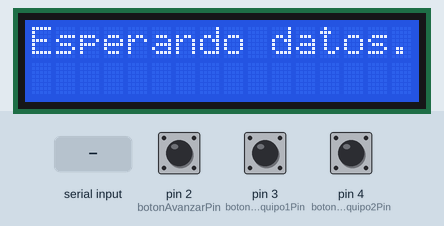
A sketch run on a simulated Arduino Uno, built with avr-gcc and run on an emulated ATmega328P. On the bench: 16×2 character LCD. Inputs (shaded band) come from the test bench; at power-on: pin 2 (botonAvanzarPin) HIGH, pin 3 (botonGolEquipo1Pin) HIGH, pin 4 (botonGolEquipo2Pin) HIGH. What the sketch prints to the serial monitor is not drawn.

Above: at 1.2 s.
1.3 s: pin 2 (botonAvanzarPin) pulled LOW for 0.15 s
At 1.9 s:
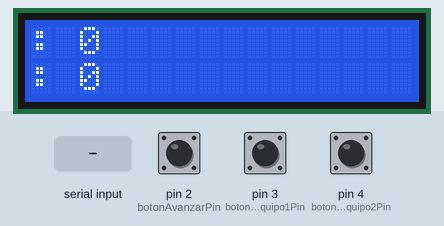
2.9 s: pin 3 (botonGolEquipo1Pin) pulled LOW for 0.15 s
At 4.1 s:
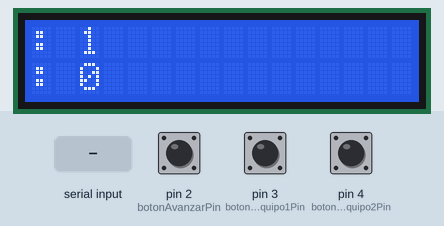
4.5 s: pin 4 (botonGolEquipo2Pin) pulled LOW for 0.15 s
At 5.6 s:
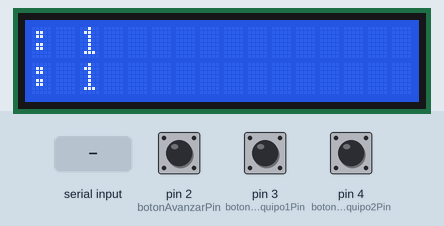
6.1 s: pin 3 (botonGolEquipo1Pin) pulled LOW for 1 s
At 6.8 s:
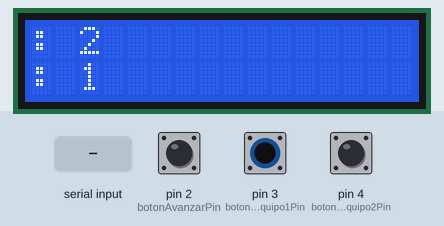
8.6 s: pin 4 (botonGolEquipo2Pin) pulled LOW for 1 s
At 9.9 s:
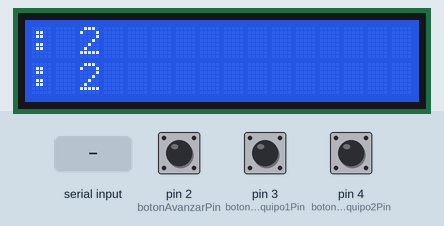
11.1 s: "partidos:\n" received over Serial
At 11.5 s:
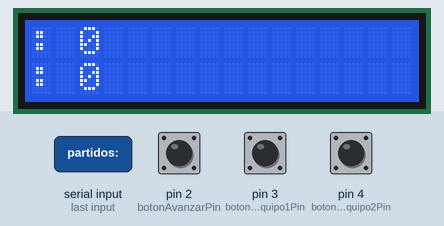
Timing chart, 0 to 13.6 s (numbered marks = the images above; inputs shaded):
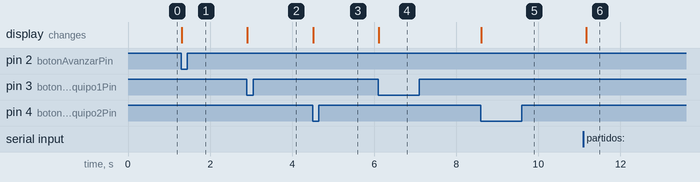

The sketch:

ARCHIVO_ALMACENADO_EN_ARDUINO.ino
```cpp
#include <Wire.h>
#include <LiquidCrystal_I2C.h>

LiquidCrystal_I2C lcd(0x27, 16, 2);  // Dirección del LCD (0x27) y tamaño (16x2)

char partidos[7][2][17];  // 7 partidos, cada uno con dos equipos de hasta 16 caracteres
int goles[7][2];           // Matriz para almacenar los goles de los 7 partidos
int partidoActual = 0;     // Índice del partido actual

// Pines de los botones
const int botonAvanzarPin = 2;    // Botón para avanzar entre partidos
const int botonGolEquipo1Pin = 3; // Botón para sumar gol al equipo 1
const int botonGolEquipo2Pin = 4; // Botón para sumar gol al equipo 2

// Variables para evitar rebotes en los botones
bool botonAvanzarPresionado = false;
bool botonGolEquipo1Presionado = false;
bool botonGolEquipo2Presionado = false;

void setup() {
  lcd.init();
  lcd.backlight();
  lcd.clear();
  lcd.setCursor(0, 0);
  lcd.print("Esperando datos...");

  Serial.begin(9600);

  // Configuración de pines de los botones
  pinMode(botonAvanzarPin, INPUT_PULLUP);
  pinMode(botonGolEquipo1Pin, INPUT_PULLUP);
  pinMode(botonGolEquipo2Pin, INPUT_PULLUP);
}

void loop() {
  // Leer datos del puerto serie
  if (Serial.available()) {
    String linea = Serial.readStringUntil('\n');
    linea.trim();
    Serial.println("Datos recibidos: " + linea);  // Para ver los datos que recibe Arduino
    if (linea.startsWith("partidos:")) {
      recibirPartidos(linea.substring(9));  // Recibir los partidos y procesarlos
      mostrarPartidoActual();
    }
  }

  // Botón para avanzar entre partidos
  if (digitalRead(botonAvanzarPin) == LOW && !botonAvanzarPresionado) {
    botonAvanzarPresionado = true;
    avanzarPartido();
  } else if (digitalRead(botonAvanzarPin) == HIGH) {
    botonAvanzarPresionado = false;
  }

  // Botón para sumar gol al equipo 1
  if (digitalRead(botonGolEquipo1Pin) == LOW && !botonGolEquipo1Presionado) {
    botonGolEquipo1Presionado = true;
    sumarGol(0);
  } else if (digitalRead(botonGolEquipo1Pin) == HIGH) {
    botonGolEquipo1Presionado = false;
  }

  // Botón para sumar gol al equipo 2
  if (digitalRead(botonGolEquipo2Pin) == LOW && !botonGolEquipo2Presionado) {
    botonGolEquipo2Presionado = true;
    sumarGol(1);
  } else if (digitalRead(botonGolEquipo2Pin) == HIGH) {
    botonGolEquipo2Presionado = false;
  }
}

// Función para recibir los partidos y sus datos
void recibirPartidos(String datos) {
  // Inicializamos los partidos y goles
  for (int i = 0; i < 7; i++) {  // Inicializa la matriz de partidos
    memset(partidos[i][0], '\0', sizeof(partidos[i][0]));
    memset(partidos[i][1], '\0', sizeof(partidos[i][1]));
    goles[i][0] = 0;
    goles[i][1] = 0;
  }
  partidoActual = 0;

  int partidoIndex = 0;

  // Imprimir los datos recibidos para depuración
  Serial.println("Datos recibidos: " + datos);  // Mostrar los datos para verificar el formato

  // Asegurarse de que los datos terminen con un ';' para facilitar el procesamiento
  if (!datos.endsWith(";")) {
    datos += ";";  // Agregar el delimitador final si falta
  }

  // Procesar los datos
  while (datos.length() > 0 && partidoIndex < 7) {
    int comaIndex = datos.indexOf(',');
    int puntoYComaIndex = datos.indexOf(';');

    // Verificar si se encuentran los delimitadores adecuados
    if (comaIndex != -1 && puntoYComaIndex != -1) {
      // Extraer los equipos
      String equipo1 = datos.substring(0, comaIndex);
      String equipo2 = datos.substring(comaIndex + 1, puntoYComaIndex);

      // Verificar que los nombres de los equipos no excedan el límite de caracteres
      if (equipo1.length() <= 16 && equipo2.length() <= 16) {
        // Copiar los nombres de los equipos a la matriz
        equipo1.toCharArray(partidos[partidoIndex][0], 17);
        equipo2.toCharArray(partidos[partidoIndex][1], 17);
        Serial.println("Partido recibido: " + String(partidos[partidoIndex][0]) + " vs " + String(partidos[partidoIndex][1]));
        delay(50);  // Retraso de 50 ms para permitir que los datos se envíen correctamente
      }
  // Eliminar los datos procesados de la cadena
      datos = datos.substring(puntoYComaIndex + 1);
      partidoIndex++;  // Incrementar el índice de partidos
    } else {
      // Si no se encuentran los delimitadores, imprimir mensaje de error
      Serial.println("Delimitadores no encontrados o datos mal formateados.");
      break;
    }
  }

  // Mostrar el partido actual para verificar que se haya asignado correctamente
  mostrarPartidoActual();
}

// Función para mostrar el partido actual en el LCD con el formato solicitado
void mostrarPartidoActual() {
  if (partidoActual <= 8) {  // Solo hasta 7 partidos
    lcd.clear();
    lcd.setCursor(0, 0);
    lcd.print(partidos[partidoActual][0]); // Mostrar nombre equipo 1
    lcd.print(": ");
    lcd.print(goles[partidoActual][0]);   // Mostrar goles equipo 1

    lcd.setCursor(0, 1);
    lcd.print(partidos[partidoActual][1]); // Mostrar nombre equipo 2
    lcd.print(": ");
    lcd.print(goles[partidoActual][1]);   // Mostrar goles equipo 2
  } else {
    lcd.clear();
    lcd.setCursor(0, 0);
    lcd.print("Fin torneo");
  }
}

// Función para avanzar al siguiente partido
void avanzarPartido() {
  if (partidoActual < 7) {  // Solo hasta 7 partidos
    // Determinar el ganador antes de avanzar
    determinarGanador();

    partidoActual++;
    if (partidoActual == 4) {
      // Cuando llegamos al partido 4, mostramos semifinales
      lcd.clear();
      lcd.setCursor(0, 0);
      lcd.print("Semifinales");
      delay(500);
    } else if (partidoActual == 6) {
      // Cuando llegamos al partido 6, mostramos la final
      lcd.clear();
      lcd.setCursor(0, 0);
      lcd.print("Final");
      delay(500);
    } else if (partidoActual >= 7) {  // Fin del torneo
      lcd.clear();
      lcd.setCursor(0, 0);
      lcd.print("Torneo finalizado");
    } else {
      mostrarPartidoActual();
    }
  }
}

// Función para sumar un gol a un equipo
void sumarGol(int equipo) {
  if (partidoActual < 7) {  // Solo hasta 7 partidos
    goles[partidoActual][equipo]++;
    mostrarPartidoActual();
  }
}

// Función para determinar al ganador y enviarlo al puerto serie
void determinarGanador() {
  if (goles[partidoActual][0] > goles[partidoActual][1]) {
    // Enviar el resultado completo al puerto serie
    Serial.println("resultado:" + String(partidos[partidoActual][0]) + " " + String(goles[partidoActual][0]) + "-" + String(goles[partidoActual][1]) + " " + String(partidos[partidoActual][1]));
  } else if (goles[partidoActual][1] > goles[partidoActual][0]) {
    // Enviar el resultado completo al puerto serie
    Serial.println("resultado:" + String(partidos[partidoActual][1]) + " " + String(goles[partidoActual][1]) + "-" + String(goles[partidoActual][0]) + " " + String(partidos[partidoActual][0]));
  } else {
    // Enviar el empate
    Serial.println("resultado:Empate " + String(partidos[partidoActual][0]) + " " + String(goles[partidoActual][0]) + "-" + String(goles[partidoActual][1]) + " " + String(partidos[partidoActual][1]));
  }
}
```

Measured:
- after the input at 1.3 s, the display: changes at once (image 1)
- after the input at 2.9 s, the display: changes at once (image 2)
- after the input at 4.5 s, the display: changes at once (image 3)
- after the input at 6.1 s, the display: changes at once (image 4)
- after the input at 8.6 s, the display: changes at once (image 5)
- after the input at 11.1 s, the display: changes after 0.07 s (image 6)
